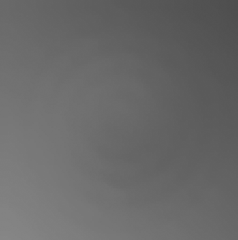
%> input picture 3. Histograms Lab/hist1.bmp, 238 x 240 px
$ octave h4_histogram_equalization.m   (GNU Octave 9; MATLAB toolbox functions it lacks are replaced by stand-ins)
%> lines starting %> are read from the running program, lines starting %| are printed output that depends on the picture
clearvars;
close all;
clc;

% Determine the cumulative histogram for the hist1.bmp image. The imhist
% function returns vectors describing the histogram (counts and corresponding
% brightness levels): [H, x] = imhist (I, n).

image = imread('hist1.bmp');
%> image is the input picture: size 240x238 uint8; min 77, max 135, mean 105
[H, x] = imhist(image, 256);
%> H = 256 values, max 2373 at index 106, min 0 at index 1, mean 223.1; x = 256 values from 0 to 255

% For the calculation of the cumulative histogram use the cumsum function.
cumulative_hist = cumsum(H);
%> cumulative_hist = 256 values from 0 to 57120

% Implementing the histogram equalization algorithm

I = imread('hist1.bmp');
[H, x] = imhist(I, 256);

% Rescaling
maxCumHist = max(cumulative_hist);
%> maxCumHist = 57120
scaledCumHist = (255 * cumulative_hist) / maxCumHist;
%> scaledCumHist = 256 values from 0 to 255

% LUT transform
lut = uint8(scaledCumHist);
%> lut = 256 values from 0 to 255

equalizedImage = intlut(I, lut);
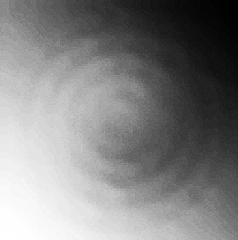
%> equalizedImage: size 240x238 uint8; min 0, max 255, mean 130.4

[H_equalized, x_equalized] = imhist(equalizedImage, 256);
%> H_equalized = 256 values, max 2373 at index 135, min 0 at index 5, mean 223.1; x_equalized = 256 values from 0 to 255
cumulative_hist_equalized = cumsum(H_equalized);
%> cumulative_hist_equalized = 256 values from 75 to 57120

% Display the results
figure('position', [100, 100, 1200, 500]);

subplot(2, 3, 1);
imshow(I);
title('Original Image');

subplot(2, 3, 2);
bar(x, H);
title('Histogram of the Original Image');

subplot(2, 3, 3);
plot(x, cumulative_hist);
title('Cumulative Histogram of the Original Image');

subplot(2, 3, 4);
imshow(equalizedImage);
title('Equalized Image');

subplot(2, 3, 5);
bar(x_equalized, H_equalized);
title('Histogram of Equalized Image');

subplot(2, 3, 6);
plot(x_equalized, cumulative_hist_equalized);
title('Cumulative Histogram of Equalized Image');
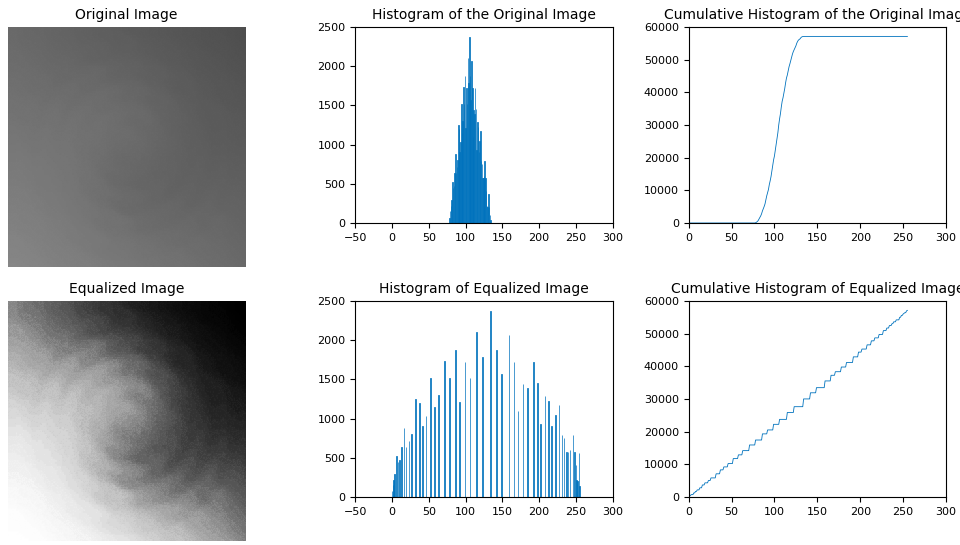
%> figure redrawn from the program's plot data, 6 panels


%------------------------------------------------------

originalImage = imread('hist2.bmp');
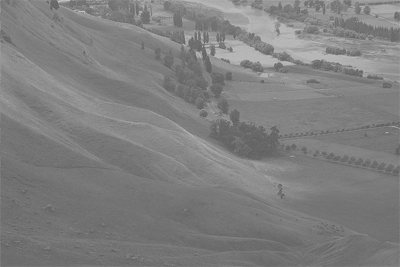
%> input picture 3. Histograms Lab/hist2.bmp, 400 x 267 px
%> originalImage is the input picture: size 267x400 uint8; min 92, max 199, mean 126.8

% Histogram stretching
stretchedImage = imadjust(originalImage);
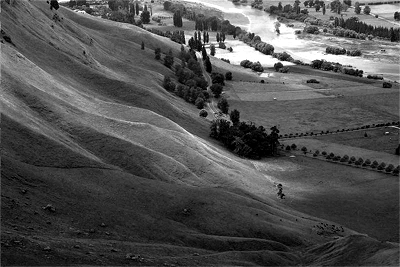
%> stretchedImage: size 267x400 uint8; min 0, max 255, mean 80

% Histogram equalization
equalizedImageHisteq = histeq(originalImage);
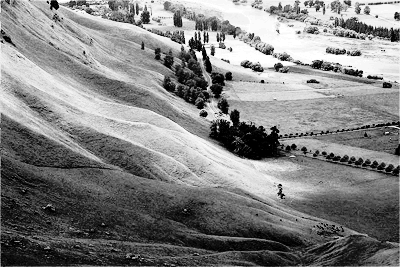
%> equalizedImageHisteq: size 267x400 uint8; min 0, max 255, mean 128.7

% Adaptive histogram equalization
equalizedImageAdapthisteq = adapthisteq(originalImage);
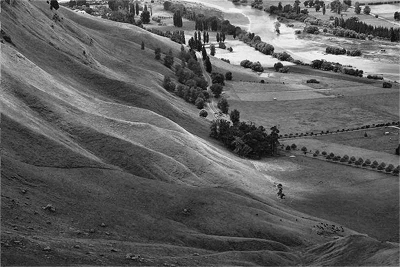
%> equalizedImageAdapthisteq: size 267x400 uint8; min 0, max 255, mean 94

% Display
figure('position', [100, 100, 1400, 400]);

subplot(1, 4, 1);
imshow(originalImage);
title('Original hist2 Image');

subplot(1, 4, 2);
imshow(stretchedImage);
title('Image after Histogram Stretching');

subplot(1, 4, 3);
imshow(equalizedImageHisteq);
title('Image after Histogram Equalization');

subplot(1, 4, 4);
imshow(equalizedImageAdapthisteq);
title('Image after Adaptive Equalization');
